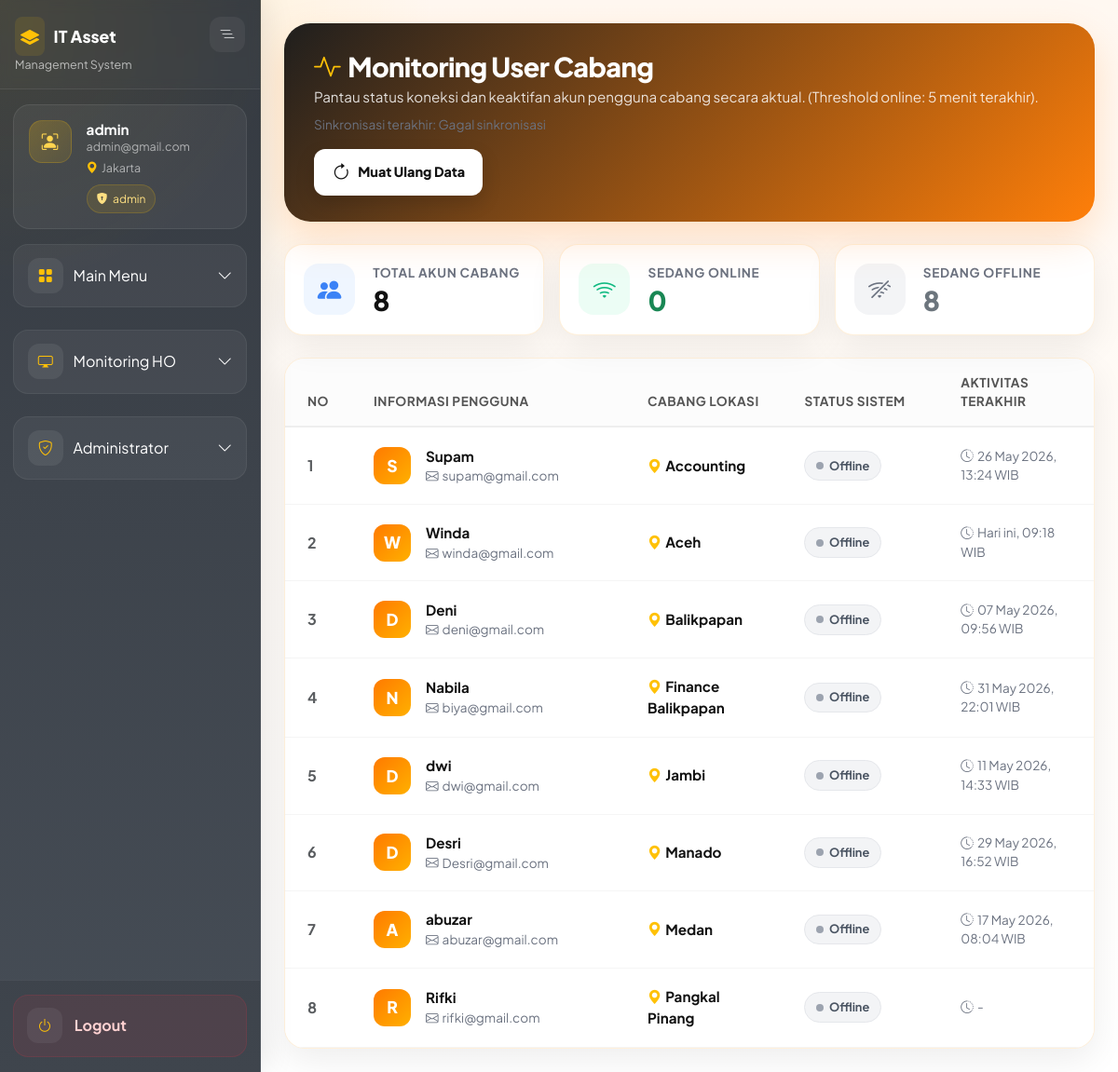
Page /users/activity_log.php (signed in) on the committed database.
### tables this page shows
CREATE TABLE `tb_branch` (
  `id_branch` int NOT NULL,
  `nama_branch` varchar(100) NOT NULL
);

CREATE TABLE `users` (
  `id` int NOT NULL,
  `username` varchar(100) NOT NULL,
  `email` varchar(100) NOT NULL,
  `password` varchar(255) NOT NULL,
  `created_at` datetime NOT NULL DEFAULT CURRENT_TIMESTAMP,
  `must_change_password` tinyint(1) NOT NULL DEFAULT '0',
  `password_changed_at` datetime DEFAULT NULL,
  `password_reset_at` datetime DEFAULT NULL,
  `password_reset_by` int DEFAULT NULL,
  `role` enum('admin','user') NOT NULL DEFAULT 'user',
  `id_branch` int DEFAULT NULL
);

### config/auth.php (called while the page is built, shortened)
<?php
if (!function_exists('is_logged_in')) {
    function is_logged_in(): bool
    {
        return !empty($_SESSION['user']);
    }
}
if (!function_exists('current_user')) {
    function current_user(): ?array
    {
        return $_SESSION['user'] ?? null;
    }
}
if (!function_exists('current_role')) {
    function current_role(): ?string
    {
        return $_SESSION['user']['role'] ?? null;
    }
}
if (!function_exists('current_permissions')) {
    function current_permissions(): array
    {
        return $_SESSION['user']['permissions'] ?? [];
    }
}
if (!function_exists('is_admin')) {
    function is_admin(): bool
    {
        return current_role() === 'admin';
    }
}
if (!function_exists('can')) {
    function can(string $permission): bool
    {
        $permissions = current_permissions();
        if (in_array('*', $permissions, true)) {
            return true;
        }
        return in_array($permission, $permissions, true);
    }
}

### users/activity_log.php (the view, shortened to what this page needs)
<?php
include '../config/koneksi.php';
require_once '../config/auth.php';
function h($value): string
{
    return htmlspecialchars((string) $value, ENT_QUOTES, 'UTF-8');
}
function getUserPresenceData(mysqli $koneksi, int $onlineThresholdMinutes): array
{
    $cutoff = date('Y-m-d H:i:s', time() - ($onlineThresholdMinutes * 60));
    $qUsers = mysqli_query($koneksi, "
        SELECT
            u.id,
            u.username,
            u.email,
            u.role,
            b.nama_branch,
            p.last_seen_at
        FROM users u
        LEFT JOIN tb_branch b ON b.id_branch = u.id_branch
        LEFT JOIN user_presence p ON p.user_id = u.id
        WHERE u.role = 'user'
        ORDER BY b.nama_branch ASC, u.username ASC
    ");
    $usersData = [];
    $totalUsers = 0;
    $onlineUsers = 0;
    $offlineUsers = 0;
    if ($qUsers && mysqli_num_rows($qUsers) > 0) {
        while ($u = mysqli_fetch_assoc($qUsers)) {
            $lastSeen = (string) ($u['last_seen_at'] ?? '');
            $isOnline = $lastSeen !== '' && strtotime($lastSeen) >= strtotime($cutoff);
            $totalUsers++;
            if ($isOnline) {
                $onlineUsers++;
            } else {
                $offlineUsers++;
            }
            $lastSeenFormatted = '-';
            if ($lastSeen !== '') {
                $timestamp = strtotime($lastSeen);
                if ($timestamp !== false) {
                    if (date('Y-m-d', $timestamp) === date('Y-m-d')) {
                        $lastSeenFormatted = 'Hari ini, ' . date('H:i', $timestamp) . ' WIB';
                    } else {
                        $lastSeenFormatted = date('d M Y, H:i', $timestamp) . ' WIB';
                    }
                }
            }
            $u['is_online'] = $isOnline;
            $u['last_seen_formatted'] = $lastSeenFormatted;
            $usersData[] = $u;
        }
    }
    return [
        'totalUsers' => $totalUsers,
        'onlineUsers' => $onlineUsers,
        'offlineUsers' => $offlineUsers,
        'usersData' => $usersData,
    ];
}
$onlineThresholdMinutes = 5;
$data = getUserPresenceData($koneksi, $onlineThresholdMinutes);
$usersData = $data['usersData'];
$totalUsers = $data['totalUsers'];
$onlineUsers = $data['onlineUsers'];
$offlineUsers = $data['offlineUsers'];
?>
<!DOCTYPE html>
<html lang="id">
<head>
    <link href="https://cdn.jsdelivr.net/npm/bootstrap@5.3.2/dist/css/bootstrap.min.css" rel="stylesheet">
    <link rel="stylesheet" href="https://cdn.jsdelivr.net/npm/bootstrap-icons@1.11.3/font/bootstrap-icons.css">
</head>
<body>
    <div class="container-fluid p-0">
        <div class="d-flex flex-nowrap w-100 overflow-hidden">
            <?php include '../layout/sidebar.php'; ?>
            <div id="mainContent" class="flex-grow-1" style="transition: all 0.28s ease; min-width: 0;">
                <div class="page-shell">
                    <div class="page-hero">
                        <div class="hero-content d-flex justify-content-between align-items-center flex-wrap gap-3">
                            <div>
                                <h1 class="page-title"><i class="bi bi-activity me-2 text-warning"></i>Monitoring User Cabang</h1>
                                <p class="page-desc">Pantau status koneksi dan keaktifan akun pengguna cabang secara aktual. (Threshold online: <?= $onlineThresholdMinutes ?> menit terakhir).</p>
                                <div id="presenceSyncStatus" class="text-meta mt-2">Sinkronisasi terakhir: <span id="presenceSyncTime">Sekarang</span></div>
                            </div>
                            <div>
                                <button onclick="location.reload()" class="btn-modern">
                                    <i class="bi bi-arrow-clockwise me-2 fs-5"></i> Muat Ulang Data
                                </button>
                            </div>
                        </div>
                    </div>
                    <div class="row g-3 mb-4">
                        <div class="col-md-4">
                            <div class="summary-card">
                                <div class="sc-icon blue"><i class="bi bi-people-fill"></i></div>
                                <div>
                                    <div class="sc-label">Total Akun Cabang</div>
                                    <div id="presenceTotalUsers" class="sc-value"><?= $totalUsers ?></div>
                                </div>
                            </div>
                        </div>
                        <div class="col-md-4">
                            <div class="summary-card">
                                <div class="sc-icon green"><i class="bi bi-wifi"></i></div>
                                <div>
                                    <div class="sc-label">Sedang Online</div>
                                    <div id="presenceOnlineUsers" class="sc-value text-success"><?= $onlineUsers ?></div>
                                </div>
                            </div>
                        </div>
                        <div class="col-md-4">
                            <div class="summary-card">
                                <div class="sc-icon gray"><i class="bi bi-wifi-off"></i></div>
                                <div>
                                    <div class="sc-label">Sedang Offline</div>
                                    <div id="presenceOfflineUsers" class="sc-value text-secondary"><?= $offlineUsers ?></div>
                                </div>
                            </div>
                        </div>
                    </div>
                    <div class="ui-card">
                        <div class="table-responsive">
                            <table class="table table-custom align-middle">
                                <thead>
                                    <tr>
                                        <th width="5%">No</th>
                                        <th width="35%">Informasi Pengguna</th>
                                        <th width="20%">Cabang Lokasi</th>
                                        <th width="20%">Status Sistem</th>
                                        <th width="20%">Aktivitas Terakhir</th>
                                    </tr>
                                </thead>
                                <tbody id="presenceTableBody">
                                    <?php if (!empty($usersData)): ?>
                                        <?php $no = 1; ?>
                                        <?php foreach ($usersData as $u): ?>
                                            <tr>
                                                <td class="text-muted fw-bold"><?= $no++ ?></td>
                                                <td>
                                                    <div class="user-info">
                                                        <div class="user-avatar">
                                                            <?= strtoupper(substr(h($u['username']), 0, 1)) ?>
                                                        </div>
                                                        <div>
                                                            <div class="text-bold"><?= h($u['username'] ?? '-') ?></div>
                                                            <div class="text-meta"><i class="bi bi-envelope me-1"></i><?= h($u['email'] ?? '-') ?></div>
                                                        </div>
                                                    </div>
                                                </td>
                                                <td>
                                                    <div class="text-bold"><i class="bi bi-geo-alt-fill text-warning me-1"></i><?= h($u['nama_branch'] ?? '-') ?></div>
                                                </td>
                                                <td>
                                                    <?php if ($u['is_online']): ?>
                                                        <span class="badge-status badge-online">
                                                            <span class="status-dot dot-online"></span>Online
                                                        </span>
                                                    <?php else: ?>
                                                        <span class="badge-status badge-offline">
                                                            <span class="status-dot dot-offline"></span>Offline
                                                        </span>
                                                    <?php endif; ?>
                                                </td>
                                                <td>
                                                    <div class="text-meta">
                                                        <i class="bi bi-clock-history me-1"></i><?= h($u['last_seen_formatted']) ?>
                                                    </div>
                                                </td>
                                            </tr>
                                        <?php endforeach; ?>
                                    <?php endif; ?>
                                </tbody>
                            </table>
                        </div>
                    </div>
                </div>
            </div>
        </div>
    </div>
</body>
</html>

### layout/sidebar.php (shortened to what this page needs)
<?php
require_once __DIR__ . '/../config/auth.php';
if (!function_exists('isMenuActive')) {
    function isMenuActive($keyword) {
        $path = $_SERVER['PHP_SELF'] ?? '';
        return strpos($path, $keyword) !== false;
    }
}
$user = current_user();
$role = current_role();
$currentPath = $_SERVER['PHP_SELF'] ?? '';
$branchName = '-';
if (!empty($user['id_branch'])) {
    $branchId = (int) $user['id_branch'];
    if ($branchId > 0 && isset($koneksi)) {
        $stmtBranch = mysqli_prepare($koneksi, "SELECT nama_branch FROM tb_branch WHERE id_branch = ? LIMIT 1");
        if ($stmtBranch) {
            mysqli_stmt_bind_param($stmtBranch, 'i', $branchId);
            mysqli_stmt_execute($stmtBranch);
            $branchResult = mysqli_stmt_get_result($stmtBranch);
            $branchRow = mysqli_fetch_assoc($branchResult);
            if (!empty($branchRow['nama_branch'])) {
                $branchName = $branchRow['nama_branch'];
            }
        }
    }
}
$mainMenuActive = isMenuActive('/dashboard/') || isMenuActive('/Barang/') || isMenuActive('/Riwayat/') || isMenuActive('/laporan/');
$isMonitoringPage = isMenuActive('/monitoring/');
$monitoringMenuActive = $isMonitoringPage;
$isUsersPage = strpos($currentPath, '/users/index.php') !== false || strpos($currentPath, '/users/create.php') !== false || strpos($currentPath, '/users/edit.php') !== false;
$isAccessPage = strpos($currentPath, '/users/role_permissions.php') !== false || strpos($currentPath, '/users/user_permissions.php') !== false;
$adminMenuActive = $isUsersPage || $isAccessPage;
?>
<div id="appSidebar" class="d-flex flex-column sidebar-shell">
    <div class="sidebar-brand">
        <div class="sidebar-brand-row">
            <div>
                <div class="sidebar-brand-title">
                    <i class="bi bi-layers-fill"></i>
                    <span>IT Asset</span>
                </div>
                <div class="sidebar-brand-subtitle">Management System</div>
            </div>
            <button type="button" id="sidebarToggleBtn" class="sidebar-toggle-btn" title="Tutup Sidebar">
                <i class="bi bi-list-nested"></i>
            </button>
        </div>
    </div>
    <div class="sidebar-user">
        <div class="d-flex align-items-start gap-3">
            <div class="sidebar-user-avatar">
                <i class="bi bi-person-bounding-box"></i>
            </div>
            <div class="flex-grow-1">
                <div class="sidebar-user-name"><?= h($user['username'] ?? 'User') ?></div>
                <div class="sidebar-user-email"><?= h($user['email'] ?? '-') ?></div>
                <div class="sidebar-user-email mt-1">
                    <i class="bi bi-geo-alt-fill text-warning me-1"></i><?= h($branchName) ?>
                </div>
                <div class="sidebar-user-role">
                    <i class="bi bi-shield-lock-fill"></i>
                    <span><?= h($role ?? '-') ?></span>
                </div>
            </div>
        </div>
    </div>
    <div class="sidebar-nav-wrap flex-grow-1">
        <div class="sidebar-group">
            <button type="button" class="sidebar-group-button <?= $mainMenuActive ? 'is-open' : '' ?>" data-menu-target="mainMenu">
                <span class="sidebar-group-button-left">
                    <span class="sidebar-group-icon"><i class="bi bi-grid-fill"></i></span>
                    <span class="ms-2">Main Menu</span>
                </span>
                <i class="bi bi-chevron-down sidebar-group-arrow"></i>
            </button>
            <div id="mainMenu" class="sidebar-submenu <?= $mainMenuActive ? 'show' : '' ?>">
                <div class="sidebar-submenu-inner">
                </div>
            </div>
        </div>
        <?php if (is_admin()): ?>
        <div class="sidebar-group mt-3">
            <button type="button" class="sidebar-group-button <?= $monitoringMenuActive ? 'is-open' : '' ?>" data-menu-target="monitoringMenu">
                <span class="sidebar-group-button-left">
                    <span class="sidebar-group-icon"><i class="bi bi-display"></i></span>
                    <span class="ms-2">Monitoring HO</span>
                </span>
                <i class="bi bi-chevron-down sidebar-group-arrow"></i>
            </button>
            <div id="monitoringMenu" class="sidebar-submenu <?= $monitoringMenuActive ? 'show' : '' ?>">
                <div class="sidebar-submenu-inner">
                </div>
            </div>
        </div>
        <?php endif; ?>
        <?php if (can('users.view') || can('role_permissions.manage')): ?>
        <div class="sidebar-group mt-3">
            <button type="button" class="sidebar-group-button <?= $adminMenuActive ? 'is-open' : '' ?>" data-menu-target="adminMenu">
                <span class="sidebar-group-button-left">
                    <span class="sidebar-group-icon"><i class="bi bi-shield-check"></i></span>
                    <span class="ms-2">Administrator</span>
                </span>
                <i class="bi bi-chevron-down sidebar-group-arrow"></i>
            </button>
            <div id="adminMenu" class="sidebar-submenu <?= $adminMenuActive ? 'show' : '' ?>">
                <div class="sidebar-submenu-inner">
                </div>
            </div>
        </div>
        <?php endif; ?>
    </div>
    <div class="sidebar-footer">
        <a href="#" id="btnLogoutConfirm" class="sidebar-logout">
            <span class="sidebar-icon"><i class="bi bi-power"></i></span>
            <span>Logout</span>
        </a>
    </div>
</div>

### rows in the picture
tb_branch: nama_branch "Jakarta"
users: username "S", username "Supam", email "supam@gmail.com", id_branch.nama_branch "Accounting", last_seen_formatted "26 May 2026, 13:24 WIB"
users: username "W", username "Winda", email "winda@gmail.com", id_branch.nama_branch "Aceh", last_seen_formatted "Hari ini, 09:18 WIB"
users: username "D", username "Deni", email "deni@gmail.com", id_branch.nama_branch "Balikpapan", last_seen_formatted "07 May 2026, 09:56 WIB"
users: username "N", username "Nabila", email "biya@gmail.com", id_branch.nama_branch "Finance Balikpapan", last_seen_formatted "31 May 2026, 22:01 WIB"
users: username "D", username "dwi", email "dwi@gmail.com", id_branch.nama_branch "Jambi", last_seen_formatted "11 May 2026, 14:33 WIB"
users: username "D", username "Desri", email "Desri@gmail.com", id_branch.nama_branch "Manado", last_seen_formatted "29 May 2026, 16:52 WIB"
users: username "A", username "abuzar", email "abuzar@gmail.com", id_branch.nama_branch "Medan", last_seen_formatted "17 May 2026, 08:04 WIB"
users: username "R", username "Rifki", email "rifki@gmail.com", id_branch.nama_branch "Pangkal Pinang", last_seen_formatted "-"

### other values in the picture
$user['username'] "admin"
$user['email'] "admin@gmail.com"
$role "admin"
$onlineThresholdMinutes "5"
$totalUsers "8"
$onlineUsers "0"
$offlineUsers "8"
